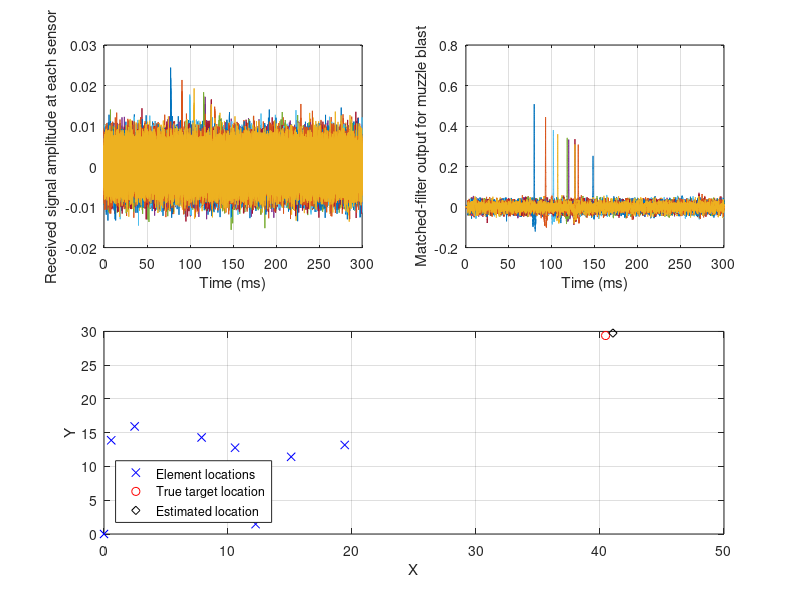

Reproduce this figure in MATLAB.
% this script shows a different setup then previous one. here,
% we make use of target range as well, hence the magnitude of the
% received signal is dependent on range, and the delay experienced by
% the signal at each sensor is due to both the distance and angle. moreover,
% we see only muzzle-blast signature here.

clc;
clear;
pkg load communications;

% muzzle
A=1; 					% peak amplitude
Tr_m=10e-6;				% rise time
Td_m=500e-6;					% decay time
Tdur_m=4*Td_m;				% signal duration
Ts=5e-6;				% sampling interval
Fs = 1/Ts;
t_m = (0:Ts:Tdur_m-Ts)';	% time vector
xt1_muzzle = A*(t_m(t_m<=Tr_m)/Tr_m);
xt2_muzzle = A*(1 - t_m(t_m>Tr_m)/Td_m).*exp(-t_m(t_m>Tr_m)/Td_m);
xt_muzzle = [xt1_muzzle;xt2_muzzle];

Nf=1024;
fk = (0:Nf-1)'*pi/Nf;
Xf_muzzle = freqz(xt_muzzle,1,fk);

% define matched-filter {h(t) = x*(T-t)}
h_matched_muzzle = flipud(conj(xt_muzzle));

% array parameters
fc=100e3;				% maximum freq component in the signal
Pmax=20;			% defines the area in which sensors are deployed
c=343;				% speed of sound
tht_target=0.2*pi;			% we are interested in only planar angle location and not elevation
R_target=50;					% target range (range is considered from reference)

% we are taking into consideration that the source can be within the max
% distance range. hence, the angle is different for all sensors.

steer = [cos(tht_target);sin(tht_target)];	% target direction vector
t = (0:Ts:0.3-Ts)';			% 20 ms capturing time
Nt = numel(t);
nvar=-50;						% SNR (db)
N=10;
%P = [[0;0],[0;1],[1;0],[1;1]]*Pmax;
P = [[0;0],rand(2,N-1)*Pmax];

% signals captured using sensors
dR = sqrt(sum((P - R_target*steer).^2,1));			% target distance from each sensor
tau_muzzle_R = dR/c;
tau_muzzle = tau_muzzle_R;

for(k1=1:N)
	muzzle_noise = wgn(1,Nt,nvar);
	h_muzzle = A/sqrt(4*pi*dR(k1)^2)*sinc(fc*(t - tau_muzzle(k1)));
	x_muzzle(k1,:) = filter(xt_muzzle,1,h_muzzle)' + muzzle_noise;
end
x_received = x_muzzle;

% find peaks of matched-filter output
for(k2=1:N)
	y_matchedOut_muzzle(k2,:) = filter(h_matched_muzzle,1,x_received(k2,:));
	[~,max_muzzle_ind(k2)] = max(abs(y_matchedOut_muzzle(k2,:)));
end

% estimated delay
tau_estim_muzzle = max_muzzle_ind*Ts;

% range-sphere estimates
R_estim_muzzle = c*tau_estim_muzzle;

% localise the target (solve Vx=y for x)
V = [-ones(N,2),2*P'];
y = (sum(P.^2) - R_estim_muzzle.^2).';
x = V\y;
target_loc_estim = x(3:4);

% plots
subplot(2,2,1);
plot(t/1e-3,x_received); grid on;
xlabel('Time (ms)'); ylabel('Received signal amplitude at each sensor');

subplot(2,2,2);
plot(t/1e-3,y_matchedOut_muzzle); grid on;
xlabel('Time (ms)'); ylabel('Matched-filter output for muzzle blast');

subplot(2,2,3:4);
plot(P(1,:),P(2,:),'bx',R_target*steer(1),R_target*steer(2),'ro',target_loc_estim(1),target_loc_estim(2),'kd'); grid on;
xlabel('X'); ylabel('Y');
%xlim([-2,Pmax*1.1]); ylim([-2,Pmax*1.1]);
legend('Element locations','True target location','Estimated location','Location','Southwest');



















